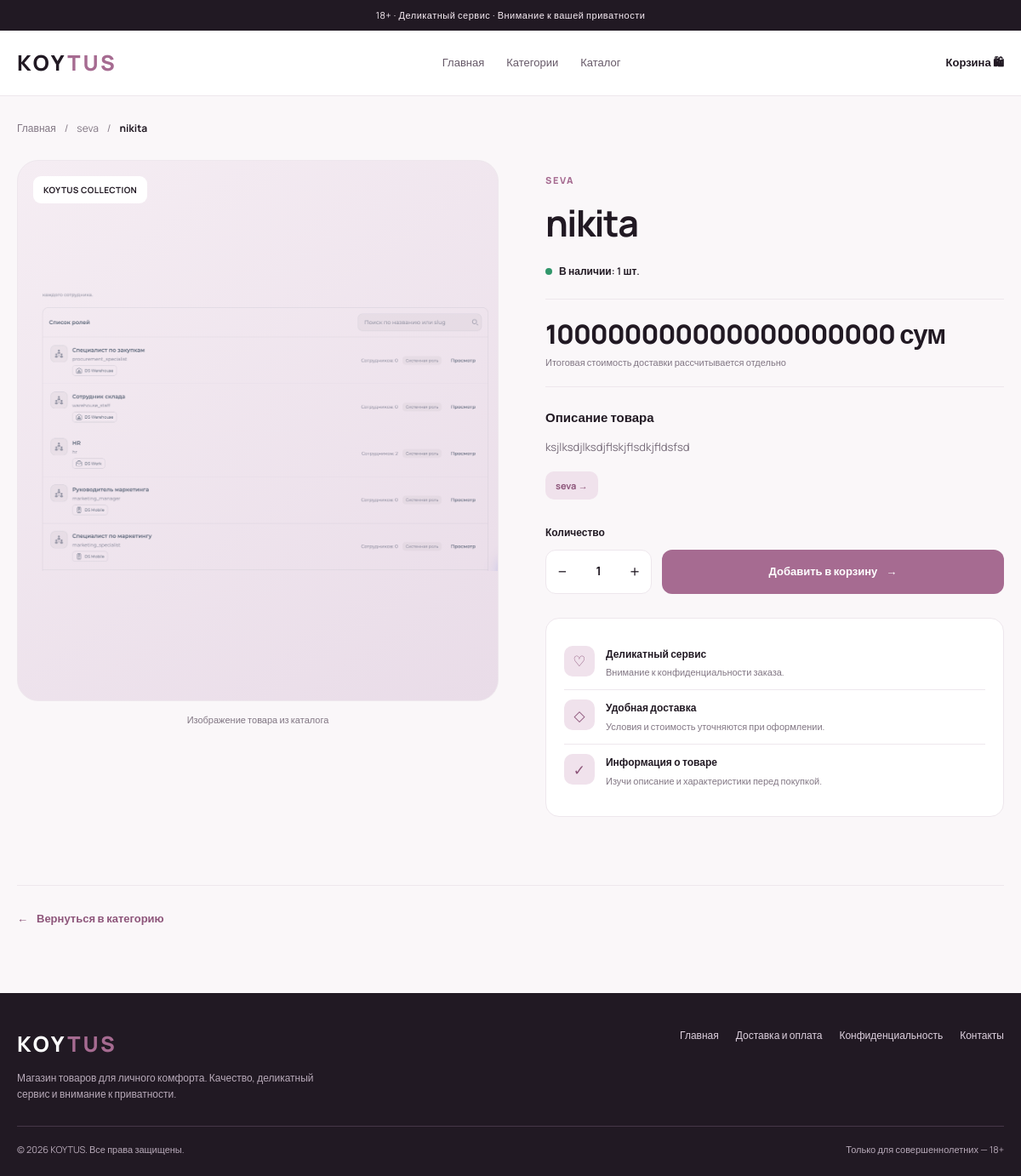
/product/1/, run on the app's committed database.
### koytus_products/models.py (models this page shows, shortened)
class Products(models.Model):
    pr_name = models.CharField(max_length=55)
    pr_cost = models.FloatField()
    pr_descr = models.TextField()
    pr_image = models.FileField(upload_to="product_image")
    pr_count = models.IntegerField(default=0)
    pr_category = models.ForeignKey(CategoryProduct, on_delete=models.CASCADE)

class CategoryProduct(models.Model):
    category_name = models.CharField(max_length=100)

### koytus_products/views.py (the view)
# urls.py: path("product/<int:id>/", views.exact_product),
def exact_product(request, id):
    product = Products.objects.get(id=id)
    context = {"product": product}
    return render(request, "product.html", context)

### templates/product.html (shortened to what this page needs)
{% load static %}
<!DOCTYPE html>
<html lang="ru">
<head>
</head>
<body>
    <div class="announcement">
        18+ · Деликатный сервис · Внимание к вашей приватности
    </div>
    <header class="header">
        <div class="container header-inner">
            <a href="/" class="logo">KOY<span>TUS</span></a>
            <nav class="nav">
                <a href="/">Главная</a>
                <a href="/#categories">Категории</a>
                <a href="/#products">Каталог</a>
            </nav>
            <a href="/cart/" class="cart-link">
                Корзина 🛍
            </a>
        </div>
    </header>
    <main class="container">
        <nav class="breadcrumb" aria-label="Навигация">
            <a href="/">Главная</a>
            <span>/</span>
            <a href="/category/{{ product.pr_category.id }}/">
                {{ product.pr_category.category_name }}
            </a>
            <span>/</span>
            <span class="current">{{ product.pr_name }}</span>
        </nav>
        <section class="product-layout">
            <div class="gallery">
                <div class="main-image">
                    {% if product.pr_image %}
                        <img
                            src="{{ product.pr_image.url }}"
                            alt="{{ product.pr_name }}">
                    {% else %}
                        <div class="image-placeholder">✳</div>
                    {% endif %}
                    <span class="image-label">KOYTUS COLLECTION</span>
                </div>
                <p class="gallery-caption">
                    Изображение товара из каталога
                </p>
            </div>
            <div class="product-info">
                <span class="eyebrow">
                    {{ product.pr_category.category_name }}
                </span>
                <h1 class="product-title">
                    {{ product.pr_name }}
                </h1>
                {% if product.pr_count > 0 %}
                    <div class="stock-status">
                        <span class="stock-dot"></span>
                        В наличии: {{ product.pr_count }} шт.
                    </div>
                {% else %}
                    <div class="stock-status out-of-stock">
                        <span class="stock-dot"></span>
                        Временно нет в наличии
                    </div>
                {% endif %}
                <div class="price-block">
                    <div class="price">
                        {{ product.pr_cost|floatformat:0 }} сум
                    </div>
                    <p class="price-note">
                        Итоговая стоимость доставки рассчитывается отдельно
                    </p>
                </div>
                <div class="description">
                    <h2>Описание товара</h2>
                    <p>{{ product.pr_descr }}</p>
                    <a class="category-tag"
                       href="/category/{{ product.pr_category.id }}/">
                        {{ product.pr_category.category_name }} →
                    </a>
                </div>
                <form class="purchase-form"
                      method="post"
                      action="/cart/add/{{ product.id }}/">
                    <label class="quantity-label" for="quantity">
                        Количество
                    </label>
                    <div class="purchase-controls">
                        <div class="quantity">
                            <button type="button"
                                    id="decrease"
                                    aria-label="Уменьшить количество">
                                −
                            </button>
                            <input
                                type="number"
                                id="quantity"
                                name="quantity"
                                value="1"
                                min="1"
                                max="{{ product.pr_count }}"
                                step="1"
                                required
                                {% if product.pr_count < 1 %}disabled{% endif %}>
                            <button type="button"
                                    id="increase"
                                    aria-label="Увеличить количество">
                                +
                            </button>
                        </div>
                        <button
                            class="add-to-cart"
                            type="submit"
                            {% if product.pr_count < 1 %}disabled{% endif %}>
                            {% if product.pr_count > 0 %}
                                Добавить в корзину <span>→</span>
                            {% else %}
                                Нет в наличии
                            {% endif %}
                        </button>
                    </div>
                </form>
                <div class="product-benefits">
                    <div class="benefit">
                        <div class="benefit-icon">♡</div>
                        <div>
                            <strong>Деликатный сервис</strong>
                            <p>Внимание к конфиденциальности заказа.</p>
                        </div>
                    </div>
                    <div class="benefit">
                        <div class="benefit-icon">◇</div>
                        <div>
                            <strong>Удобная доставка</strong>
                            <p>Условия и стоимость уточняются при оформлении.</p>
                        </div>
                    </div>
                    <div class="benefit">
                        <div class="benefit-icon">✓</div>
                        <div>
                            <strong>Информация о товаре</strong>
                            <p>Изучи описание и характеристики перед покупкой.</p>
                        </div>
                    </div>
                </div>
            </div>
        </section>
        <div class="back-section">
            <a class="back-link"
               href="/category/{{ product.pr_category.id }}/">
                <span>←</span>
                Вернуться в категорию
            </a>
        </div>
    </main>
    <footer class="footer">
        <div class="container">
            <div class="footer-top">
                <div>
                    <a href="/" class="logo">KOY<span>TUS</span></a>
                    <p class="footer-description">
                        Магазин товаров для личного комфорта.
                        Качество, деликатный сервис и внимание к приватности.
                    </p>
                </div>
                <nav class="footer-links">
                    <a href="/">Главная</a>
                    <a href="/delivery/">Доставка и оплата</a>
                    <a href="/privacy/">Конфиденциальность</a>
                    <a href="/contacts/">Контакты</a>
                </nav>
            </div>
            <div class="footer-bottom">
                <span>© {% now "Y" %} KOYTUS. Все права защищены.</span>
                <span>Только для совершеннолетних — 18+</span>
            </div>
        </div>
    </footer>
</body>
</html>

### data on the page
Products: pr_category.category_name "seva", pr_name "nikita", pr_image (picture), pr_category.category_name "SEVA", pr_count "1", pr_cost "100000000000000000000", pr_descr "ksjlksdjlksdjflskjflsdkjfldsfsd", quantity "1"
